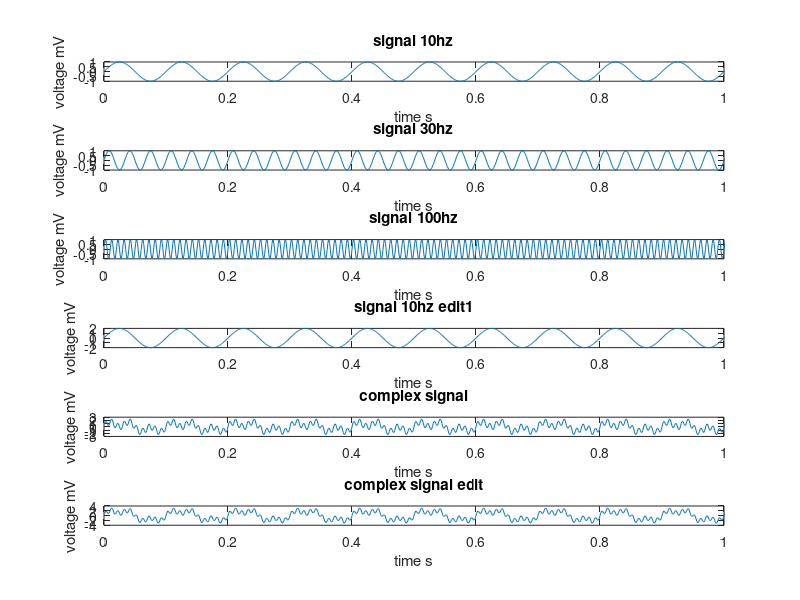
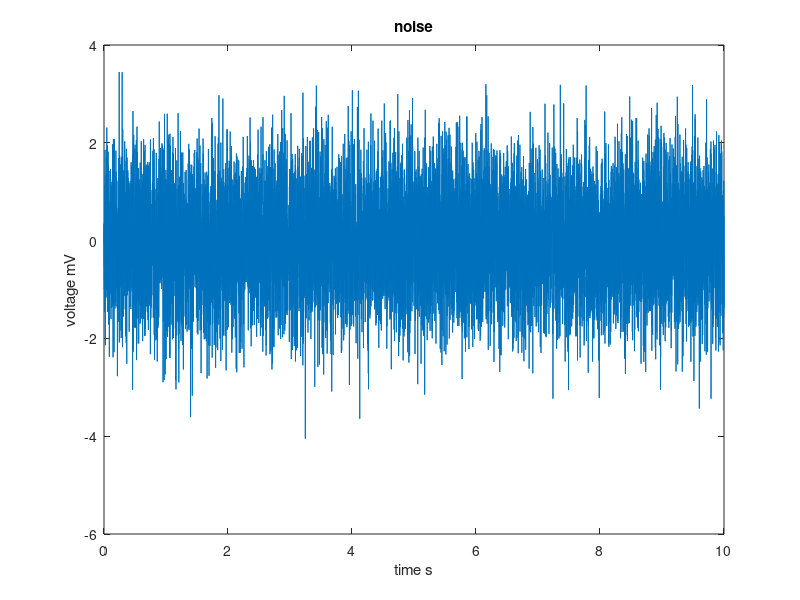
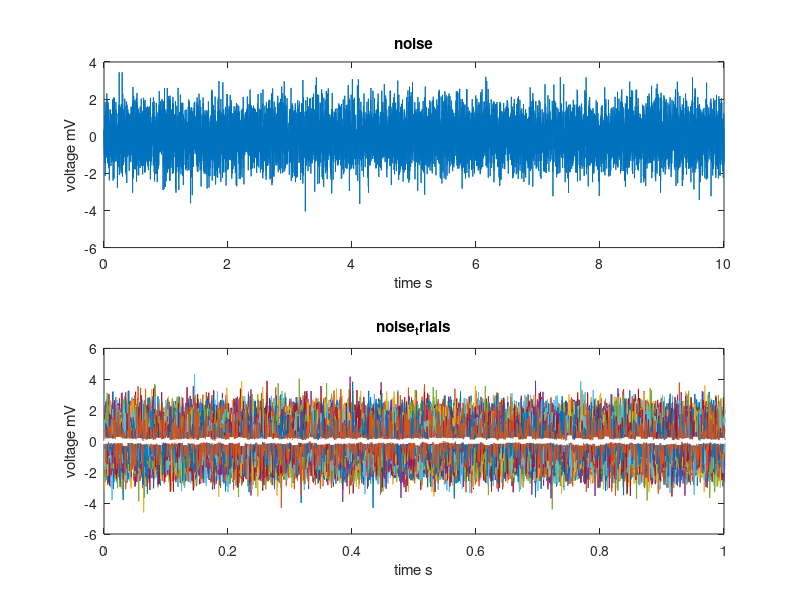

Here is the MATLAB script that generated these plots, in order:
% class2 - part1 - Introduction to Signal Processing - Generating an Artificial Signal
clc % limpa "comand Window"
clear % limpa "workspace/memory"
close all % fechar todas as figuras

%% parameters
sampling_rate = 1000;
delta_time = 1/sampling_rate;
finish_time = 10;

%% vectors
time_vector = delta_time:delta_time:finish_time;
signal_noise = randn(1, sampling_rate*finish_time);
signal_noise_trails = randn(100, sampling_rate*finish_time);

%% plot signal with noise
fig2 = figure(2);clf
plot(time_vector,signal_noise)
xlabel 'time s'
ylabel 'voltage mV'
title 'noise'

%% subplots base signals
fig3 = figure(3);clf

subplot(2,1,1)
plot(time_vector,signal_noise);
xlabel 'time s'
ylabel 'voltage mV'
title 'noise'

subplot(2,1,2)
plot(time_vector,signal_noise_trails);
hold on
plot(time_vector,mean(signal_noise_trails, 1),'w','LineWidth',3);

xlabel 'time s'
ylabel 'voltage mV'
title 'noise_trials'
xlim([0 1])

%% complex_signals
frequency1 = 10;
frequency2 = 30;
frequency3 = 100;

signal_10Hz = sin(time_vector*frequency1*2*pi);
signal_30Hz = sin(time_vector*frequency2*2*pi);
signal_100Hz = sin(time_vector*frequency3*2*pi);

signal_10Hz_edit1 = 2*sin(time_vector*frequency1*2*pi);

complex_signal = signal_10Hz + signal_30Hz + signal_100Hz;

complex_signal_edit = signal_10Hz_edit1 + signal_30Hz + signal_100Hz;

%% subplots for representation
fig4 = figure(4);clf

subplot(6,1,1)
plot(time_vector,signal_10Hz);
xlabel 'time s'
ylabel 'voltage mV'
title 'signal 10hz'
xlim([0 1])

subplot(6,1,2)
plot(time_vector,signal_30Hz);
xlabel 'time s'
ylabel 'voltage mV'
title 'signal 30hz'
xlim([0 1])

subplot(6,1,3)
plot(time_vector,signal_100Hz);
xlabel 'time s'
ylabel 'voltage mV'
title 'signal 100hz'
xlim([0 1])

subplot(6,1,4)
plot(time_vector,signal_10Hz_edit1);
xlabel 'time s'
ylabel 'voltage mV'
title 'signal 10hz edit1'
xlim([0 1])

subplot(6,1,5)
plot(time_vector,complex_signal);
xlabel 'time s'
ylabel 'voltage mV'
title 'complex signal'
xlim([0 1])

subplot(6,1,6)
plot(time_vector,complex_signal_edit);
xlabel 'time s'
ylabel 'voltage mV'
title 'complex signal edit'
xlim([0 1])

%% saves
save('C:\Users\ariog\Downloads\aulas_matlab\dados_da_aula\complex_signals.mat', 'sig*', 'time_vector', 'signal_noise', 'complex_signal_edit')
saveas(fig4,'C:\Users\ariog\Downloads\aulas_matlab\dados_da_aula\complex_signals_image', 'jpg')
